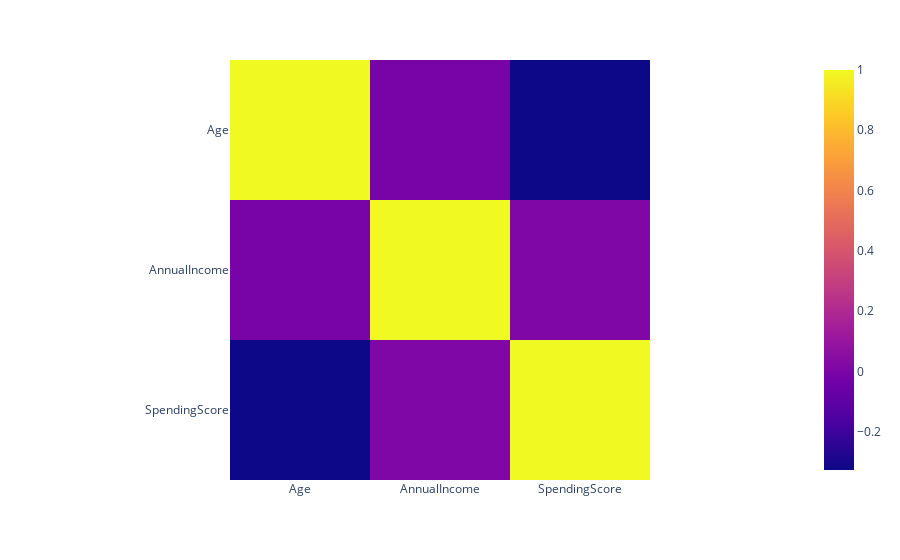

Notebook cell for this chart:
### Code cell
print('Correlation matrix')
fig = px.imshow(df_without_gender.corr())
fig.show()

### Figure 1 — Plotly figure (JSON) as saved in the notebook; plotly's stock layout.template omitted (floating-point values rounded to 4 significant figures)
{"data": [{"coloraxis": "coloraxis", "name": "0", "x": ["Age", "AnnualIncome", "SpendingScore"], "y": ["Age", "AnnualIncome", "SpendingScore"], "z": [[1.0, -0.0124, -0.3272], [-0.0124, 1.0, 0.009903], [-0.3272, 0.009903, 1.0]], "type": "heatmap", "xaxis": "x", "yaxis": "y", "hovertemplate": "x: %{x}<br>y: %{y}<br>color: %{z}<extra></extra>"}], "layout": {"xaxis": {"anchor": "y", "domain": [0.0, 1.0], "scaleanchor": "y", "constrain": "domain"}, "yaxis": {"anchor": "x", "domain": [0.0, 1.0], "autorange": "reversed", "constrain": "domain"}, "coloraxis": {"colorscale": [[0.0, "#0d0887"], [0.1111, "#46039f"], [0.2222, "#7201a8"], [0.3333, "#9c179e"], [0.4444, "#bd3786"], [0.5556, "#d8576b"], [0.6667, "#ed7953"], [0.7778, "#fb9f3a"], [0.8889, "#fdca26"], [1.0, "#f0f921"]]}, "margin": {"t": 60}}}
